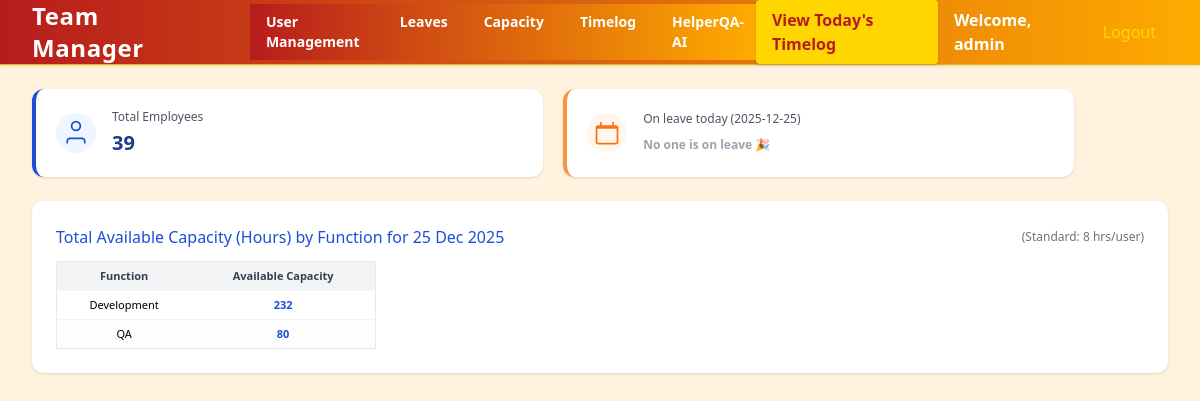
/ (signed in), run on the app's committed database.
### app.py (models this page shows)
class User(db.Model):
    id = db.Column(db.Integer, primary_key=True)
    name = db.Column(db.String(100))
    email = db.Column(db.String(100))
    designation = db.Column(db.String(100))
    jira_account_id = db.Column(db.String(100))
    role = db.Column(db.String(50), default='Team Member')

### app.py (the view)
@app.route('/')
def dashboard():
    today = date.today()
    users_on_leave_today = (
        db.session.query(User.name)
        .join(Leave)
        .filter(Leave.start_date == today)
        .all()
    )
    user_names = [u.name for u in users_on_leave_today]
    total_users = db.session.query(User).count()
    function_capacity = {}
    standard_hours = 8
    for user in User.query.all():
        leave = Leave.query.filter_by(user_id=user.id, start_date=today).first()
        available_hours = 0 if leave else standard_hours
        func = user.designation or 'Unknown'
        function_capacity.setdefault(func, 0)
        function_capacity[func] += available_hours
    function_capacity = dict(sorted(function_capacity.items()))
    return render_template(
        'dashboard.html',
        users_on_leave=user_names,
        today=today,
        total_users=total_users,
        function_capacity=function_capacity
    )

### app.py (called while the page is built)
@app.before_request
def require_login():
    if 'logged_in' not in session and request.endpoint not in ['login', 'static','HelperQA_AI','generate_testcases','timelog_today']:
        return redirect('/login')

### templates/dashboard.html (shortened to what this page needs)
{% extends 'base.html' %}
{% block content %}
<div class="flex flex-wrap gap-5 mb-6">
  <a href="/users" class="flex-1 min-w-[180px] max-w-[100%] sm:max-w-[45%] flex items-center bg-white rounded-xl shadow border-l-4 border-blue-700 hover:shadow-lg transition p-5 no-underline gap-4">
    <div class="bg-blue-50 text-blue-700 rounded-full flex items-center justify-center w-10 h-10">
      <svg xmlns="http://www.w3.org/2000/svg" fill="none" viewBox="0 0 24 24" stroke-width="1.5" stroke="currentColor" class="w-7 h-7">
        <path stroke-linecap="round" stroke-linejoin="round" d="M15.75 6a3.75 3.75 0 11-7.5 0 3.75 3.75 0 017.5 0zM4.5 20.25v-1.5A2.25 2.25 0 016.75 16.5h10.5a2.25 2.25 0 012.25 2.25v1.5" />
      </svg>
    </div>
    <div>
      <div class="text-xs text-gray-600 mb-1">Total Employees</div>
      <div class="text-xl font-bold text-blue-900">{{ total_users }}</div>
    </div>
  </a>
  <a href="/leave-calendar" class="flex-1 min-w-[180px] max-w-[100%] sm:max-w-[45%] flex items-center bg-white rounded-xl shadow border-l-4 border-orange-400 hover:shadow-lg transition p-5 no-underline gap-4">
    <div class="bg-orange-50 text-orange-500 rounded-full flex items-center justify-center w-10 h-10">
    </div>
    <div>
      <div class="text-xs text-gray-600 mb-1">On leave today ({{ today }})</div>
      <div class="text-base font-semibold text-orange-500">
        {% if users_on_leave %}
          {{ users_on_leave|join(', ') }}
        {% else %}
          <span class="text-gray-400 text-xs">No one is on leave 🎉</span>
        {% endif %}
      </div>
    </div>
  </a>
</div>
<div class="bg-white rounded-xl shadow p-6 mb-6 overflow-x-auto">
  <div class="flex flex-col sm:flex-row sm:items-center sm:justify-between mb-3 gap-2">
    <span class="font-medium text-gray-800">
      <a href="/sprint-capacity?start={{ today.strftime('%Y-%m-%d') }}&end={{ today.strftime('%Y-%m-%d') }}" class="text-blue-700 hover:underline">
        Total Available Capacity (Hours) by Function for {{ today.strftime('%d %b %Y') }}
      </a>
    </span>
    <span class="text-xs text-gray-500">(Standard: 8 hrs/user)</span>
  </div>
  <div class="overflow-x-auto">
    <table class="min-w-[320px] bg-white rounded-lg border border-gray-200 text-sm text-center">
      <thead class="bg-gray-100 text-gray-700">
        <tr>
          <th class="py-2 px-3 font-semibold">Function</th>
          <th class="py-2 px-3 font-semibold">Available Capacity</th>
        </tr>
      </thead>
      <tbody>
        {% for func, cap in function_capacity.items() %}
        <tr class="border-t border-gray-100">
          <td class="py-2 px-3">{{ func }}</td>
          <td class="py-2 px-3 font-semibold text-blue-700">{{ cap }}</td>
        </tr>
        {% endfor %}
      </tbody>
    </table>
  </div>
</div>
{% endblock %}

### templates/base.html (style rules this page uses)
table, th, td { font-size: 11px; padding: 4px 8px !important; }
tr:nth-child(even) { background-color: #fdfdfd; }

### data on the page
User: designation "Development", cap "232"
User: designation "QA", cap "80"

### other printed values
{{ session.get('username', 'admin') }} "admin"
{{ total_users }} "39"
